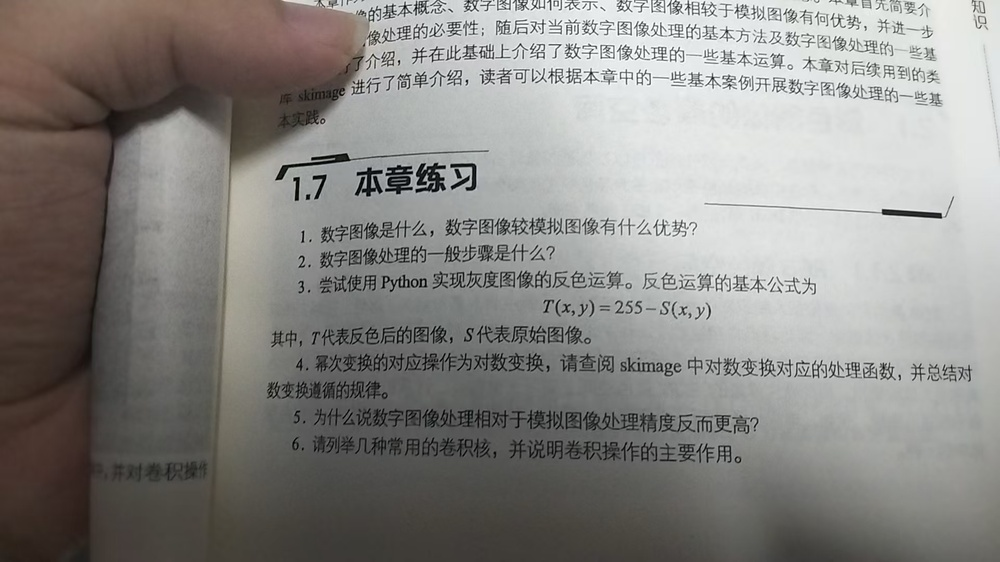
#> input picture 作业1/习题_3和4.jpg, 1000 x 562 px, shrunk from 1920 x 1080 before the run
$ python '习题4_对数变换.py'
#> lines starting #> are read from the running program, lines starting #| are printed output that depends on the picture
import numpy as np
from skimage import io, img_as_float

img = img_as_float(io.imread('习题_3和4.jpg', as_gray=True))
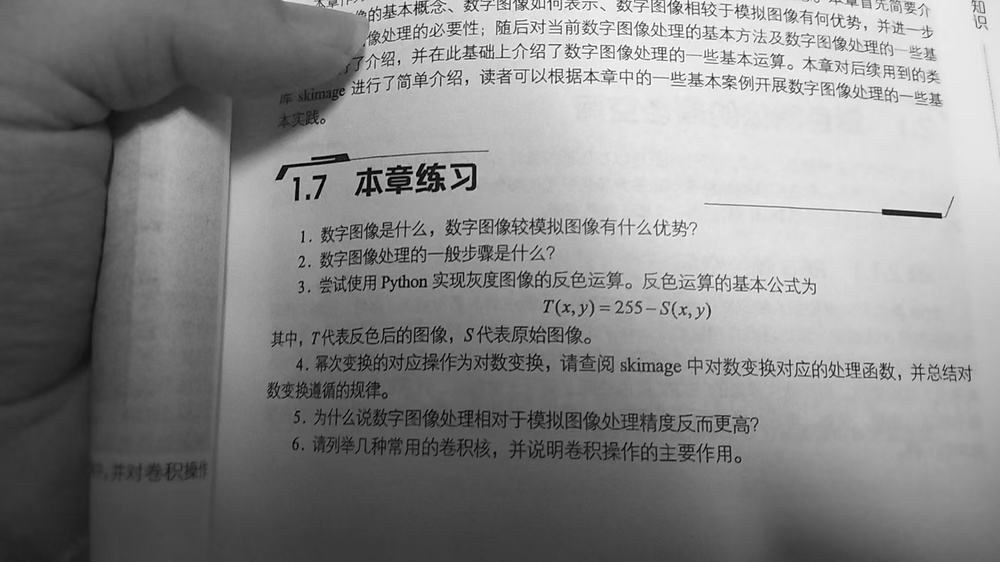
#> img: shape (562, 1000) float64; min 0, max 0.998, mean 0.533
c = 255 / np.log(1 + np.max(img))
#> c = 368.6
log_img = (c * np.log(1 + img)).astype(np.uint8)
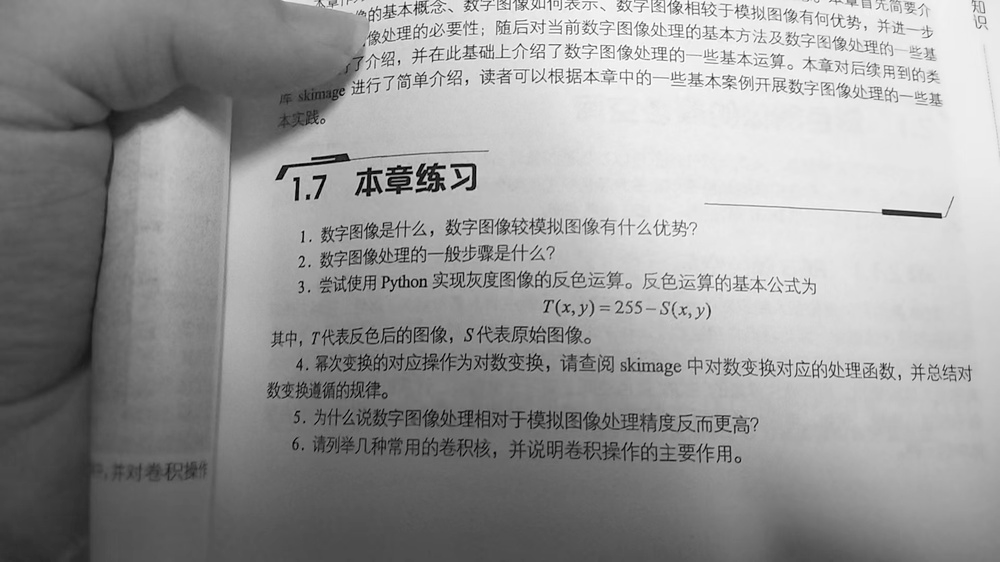
#> log_img: shape (562, 1000); min 0, max 255, mean 152.5

io.imsave('输出图像/习题4_对数变换.jpg', log_img)
